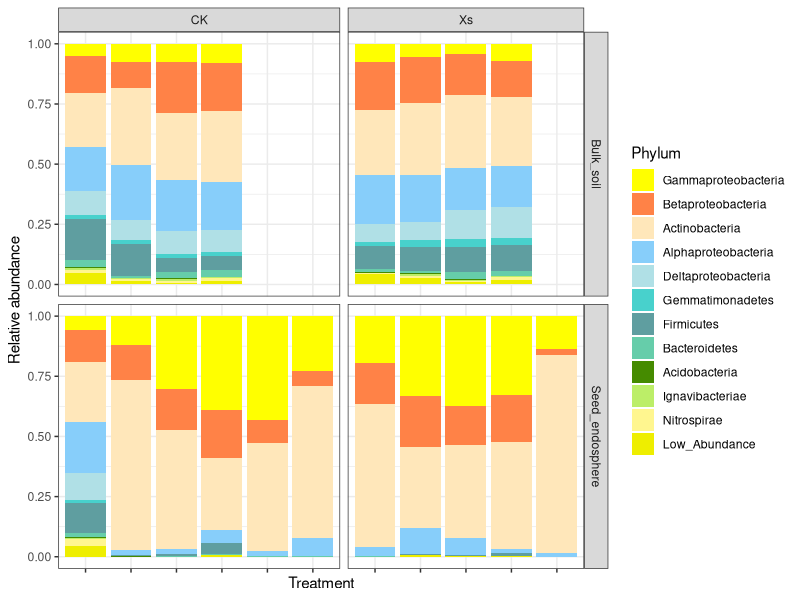

This figure's R source:
# Result1, Figuer A, microbiomes compsition_seed_bulk
# Author: Xing Wang
# Data: October 8th 2022
getwd()
rm(list=ls()) 
sub_merge <- read.table('RA_upload_seed_bulk.txt', row.names = 1, stringsAsFactors = FALSE, check.names = FALSE)
library(ggplot2)
sub_merge$Comparts<-factor(sub_merge$Comparts,levels=c("Bulk_soil", "Seed_endosphere"), 
                         labels = c("Bulk_soil", "Seed_endosphere"))
sub_merge$Phylum<-factor(sub_merge$Phylum,levels=c("Gammaproteobacteria",
                                                   "Betaproteobacteria",
                                                   "Actinobacteria",
                                                   "Alphaproteobacteria",
                                                   "Deltaproteobacteria",
                                                   "Gemmatimonadetes",
                                                   "Firmicutes",
                                                   "Bacteroidetes",
                                                   "Acidobacteria",
                                                   "Ignavibacteriae",
                                                   "Nitrospirae",
                                                   "Low_Abundance"))
phy.cols <- c("#FFFF00", "#FF8247", 
              "#FFE7BA", "#87CEFA",
              "#B0E0E6", "#48D1CC",
              "#5F9EA0", "#66CDAA",
              "#458B00", "#BCEE68",
              "#FFF68F", "#EEEE00") 
p=ggplot(sub_merge, aes(x = TreatmentID, y = RA, fill=Phylum)) +
  geom_bar(stat='identity', position = "fill")+  
  labs(x="Treatment",y="Relative abundance")+
  facet_grid(rows = Comparts~Treatment,scales= "free" ,space= "free")+
  theme_bw()+
  scale_fill_manual(values=phy.cols) 
p=p+theme(axis.text.x = element_blank())
p
ggsave("RA_seed_bulk.pdf", p, width = 5, height = 4)
ggsave("RA_seed_bulk.png", p, width = 5, height = 4)
